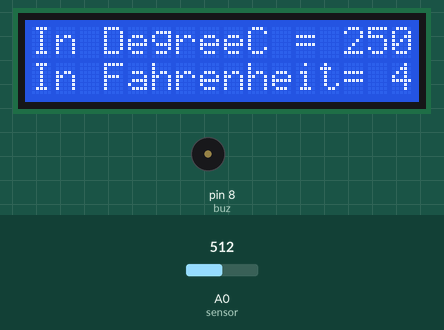
Bench run of a sketch on a simulated Arduino Uno, built with avr-gcc and run on an emulated ATmega328P. On the bench: 16×2 character LCD, buzzer (waves = sounding, pin HIGH). Inputs (shaded band) come from the test bench; at power-on: A0 (sensor) = 512.

Above: at 3.1 s.
3.2 s: A0 (sensor) set to 716
At 6.9 s:
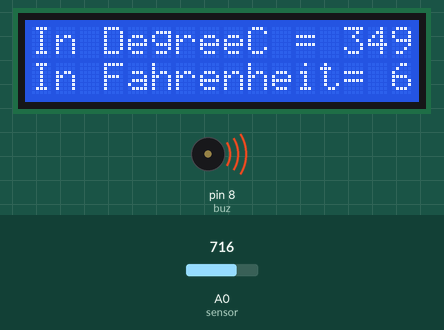
10.9 s: A0 (sensor) set to 900
At 16.7 s:
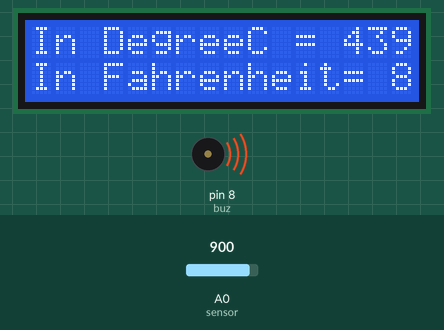
17.0 s: A0 (sensor) set to 1023
At 21.9 s:
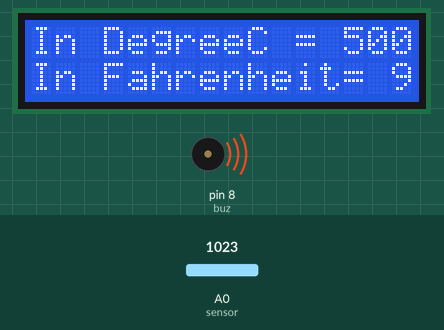
Timing chart, 0 to 29.1 s (numbered marks = the images above; inputs shaded):
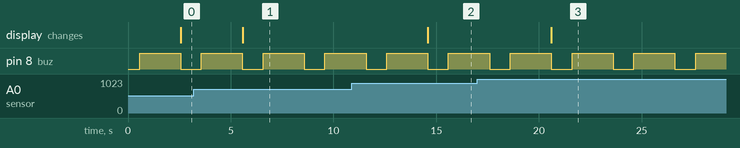

The sketch:

temp.ino
```cpp
#include<LiquidCrystal.h>
LiquidCrystal lcd(12,11,5,4,3,2);
int buz = 8;
const int sensor =A0;
float tempC;
float tempf;
float vout;

void setup() {
  // put your setup code here, to run once:
pinMode(sensor,INPUT);
pinMode(buz,OUTPUT);
Serial.begin(9600);
lcd.begin(16,2);
delay(500);
}

void loop() {
  // put your main code here, to run repeatedly:
vout =analogRead(sensor);
vout = (vout*500)/1023;
tempC =vout; // Storing value in Celsius
tempf = (vout*1.8)+32; // converting to fahrenheit
if(tempC >=29){
  digitalWrite(buz,HIGH);
  delay(2000);
  digitalWrite(buz,LOW);
}
if(tempC <=24){
  digitalWrite(buz,HIGH);
  delay(1000);
  digitalWrite(buz,LOW);
}
lcd.setCursor(0,0);
lcd.print("In DegreeC = ");
lcd.print(tempC);
lcd.setCursor(0,1);
lcd.print("In Fahrenheit= ");
lcd.print(tempf);
delay(1000);

}
```

Measured:
- after the input at 3.2 s, the display: changes after 2.4 s (image 1)
- after the input at 10.9 s, the display: changes after 3.7 s (image 2)
- after the input at 17.0 s, the display: changes after 3.6 s (image 3)
- by itself, pin 8 (buz): alternates HIGH for 2.0 s and LOW for 1.0 s
